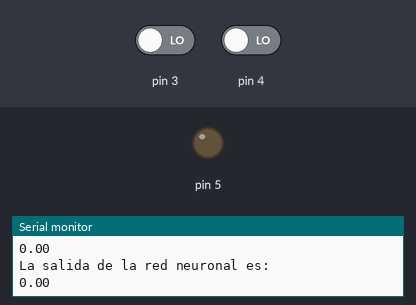
Recording of a sketch running on a simulated Arduino Uno, built with avr-gcc and run on an emulated ATmega328P. On the bench: output pins drawn as LEDs (lit = HIGH), the last lines printed to the serial monitor. The inputs (shaded band) are chosen by the test bench; at power-on: pin 3 LOW, pin 4 LOW. Random numbers use the default seed unless the sketch sets one.

Above: at 2.8 s.
2.9 s: pin 3 driven HIGH
At 4.2 s:
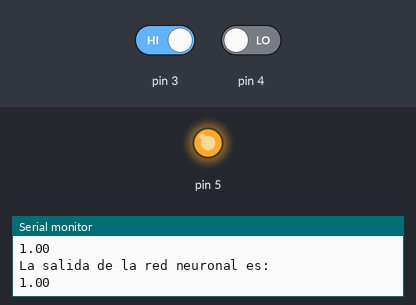
4.5 s: pin 3 driven LOW
At 6.0 s:
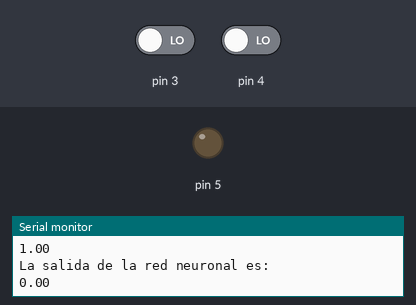
6.5 s: pin 4 driven HIGH
At 7.6 s:
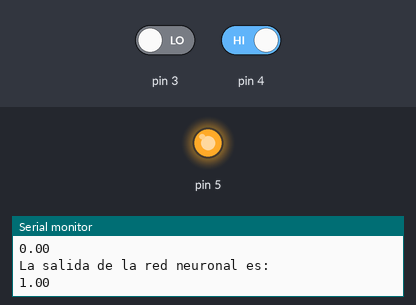
Timing chart, 0 to 9.5 s (numbered marks = the images above; inputs shaded):
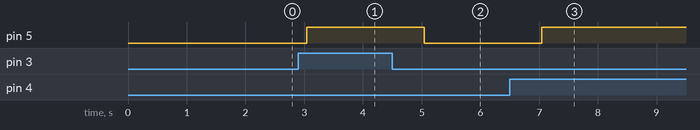

Measured:
- after the input at 2.9 s, pin 5: LOW → HIGH after 0.14 s
- after the input at 4.5 s, pin 5: HIGH → LOW after 0.55 s
- after the input at 6.5 s, pin 5: LOW → HIGH after 0.55 s

The sketch:

Red_Neuronal_3_Perceptrones.ino
```cpp
/* Red Neuronal con 3 Perceptrones
 *
 * NOMBRE: IVAN FERNANDO VARGAS OCHOA
 * C.C : 1006558319
 */

// Para entrenar una sola vez la red neuronal
int a = 1;

// Se declara el valor de las entradas
int P1[4] = {0,0,1,1};
int P2[4] = {0,1,0,1};
int AA[4] = {0,1,0,0};
int AB[4] = {0,0,1,0};

// Se declara el valor de la salida
int  Y[4] = {0,1,1,0};

// Se declaran los pesos
float W[9] = {1,1,1,1,1,1,1,1,1};

// Se declara el valor termino independiente
int b = 1;

float pesos[3], pesos1[3], pesos2[3], pesos3[3];

void setup() {

  // Se le dan valores aleatorios a los pesos
  for(int i=1; i<=8; i++){
    W[i] = random(1);
  }

  Serial.begin(9600);

  pinMode(3, INPUT);
  pinMode(4, INPUT);

  pinMode(5, OUTPUT);
}

void loop() {

  // Se entrena la red neuronal con 3 perceptrones
  if(a == 1){

    // Se encuentra los pesos de la primera neurona
    perceptron(W[0], W[1], W[2], P1, P2, AA, b);
    asignarpesos(pesos1, pesos);

    // Se encuentran los pesos de la segunda neurona
    perceptron(W[3], W[4], W[5], P1, P2, AB, b);
    asignarpesos(pesos2, pesos);

    // Se encuentran los pesos de la tercera neurona
    perceptron(W[6], W[7], W[8], AA, AB, Y, b);
    asignarpesos(pesos3, pesos);

    // Para comprobar la salida de la red neuronal
    float s1[4], s2[4], salida[4];

    Serial.println("La salida de la red neuronal es: ");

    for(int i = 0; i<=3; i++){
      float y1 = ( P1[i]*pesos1[1] + P2[i]*pesos1[2] + pesos1[0]*b);
      float y2 = ( P1[i]*pesos2[1] + P2[i]*pesos2[2] + pesos2[0]*b);

      if(y1>=b){
        y1 = 1;
      } else {
        y1 = 0;
      }

      if(y2>=b){
        y2 = 1;
      } else {
        y2 = 0;
      }

      s1[i] = y1;
      s2[i] = y2;

      float y = (s1[i]*pesos3[1] + s2[i]*pesos3[2] + pesos3[0]*b);

      if(y>=b){
        y = 1;
      } else {
        y = 0;
      }
      salida[i] = y;
      Serial.println(salida[i]);
    }

    a = 2;
  }


  // Aqui comienza la comprobacion en tiempo real de la red neuronal
  int P1 = digitalRead(3);
  int P2 = digitalRead(4);

    float s1, s2, salida;

    Serial.println("La salida de la red neuronal es: ");

      float y1 = ( P1*pesos1[1] + P2*pesos1[2] + pesos1[0]*b);
      float y2 = ( P1*pesos2[1] + P2*pesos2[2] + pesos2[0]*b);

      if(y1>=b){
        y1 = 1;
      } else {
        y1 = 0;
      }

      if(y2>=b){
        y2 = 1;
      } else {
        y2 = 0;
      }

      s1 = y1;
      s2 = y2;

      float y = (s1*pesos3[1] + s2*pesos3[2] + pesos3[0]*b);

      if(y>=b){
        y = 1;
      } else {
        y = 0;
      }
      salida = y;
      Serial.println(salida);
      digitalWrite(5,salida);

      delay(1000);
}

// Funcion Perceptron
void perceptron(int w0,int w1,int w2,int x1[4],int x2[4],int Y[4], int b0){

  // Valor de los errores
  float error[4] = {1,1,1,1};
  float errorglobal = error[0] + error[1] + error[2] + error[3];

  int i = 0;

  while(errorglobal!=0){
   float y =( w1*x1[i] + w2*x2[i] + w0*b0);

    if(y>=b0){
      y=1;
    } else{
      y=0;
    }

    error[i] = Y[i] - y;

    if(error[i] != 0){
        w1 = w1 + (error[i] * x1[i]);
        w2 = w2 + (error[i] * x2[i]);
        w0 = w0 + (error[i] * b0);
    }

    error[i] = abs(error[i]);

    if(i==3){
      i = 0;
    } else {
      i = i + 1;
    }

    errorglobal = error[0] + error[1] + error[2] + error[3];
  }

  pesos[0] = w0;
  pesos[1] = w1;
  pesos[2] = w2;

}

// Funcion asignar pesos
void asignarpesos(float pesos_n[3], float pesos[3]){
  for(int i=0; i<=2; i++){
      pesos_n[i] = pesos[i];
    }
}
```
